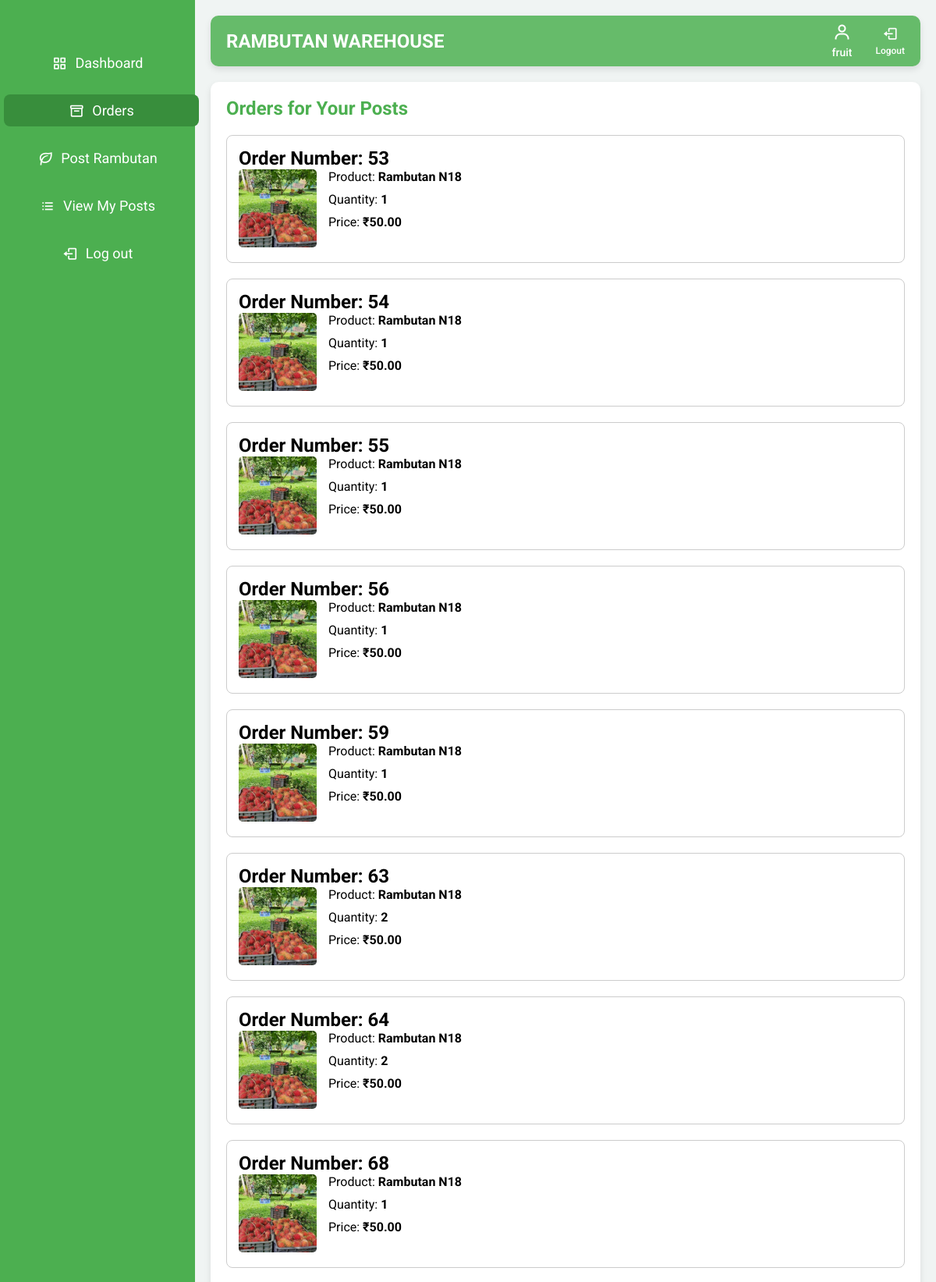
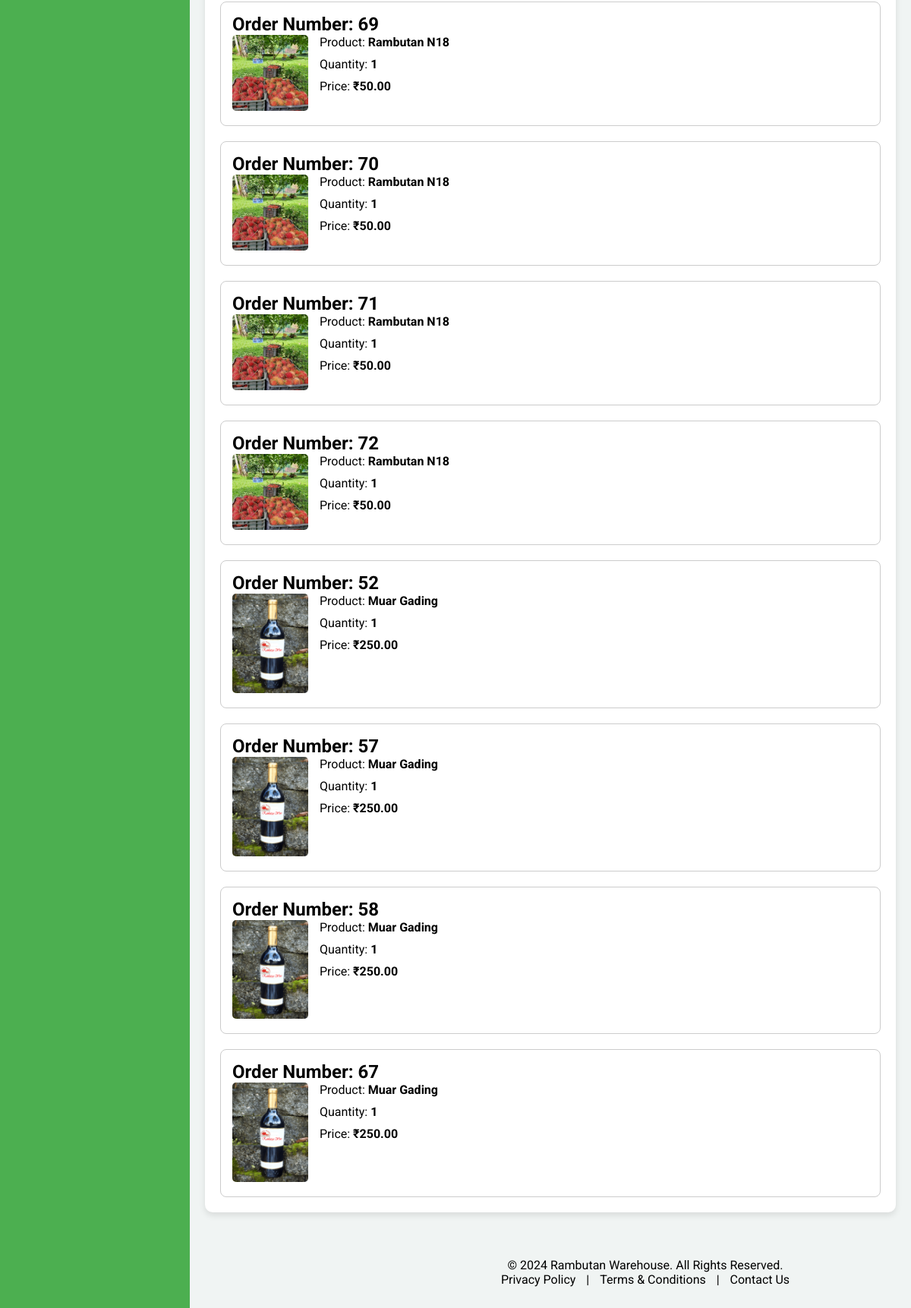
The app's page /farmer/orders/ (signed in) with its own data (2 pictures, top to bottom).
### warehouse/models.py (models this page shows, shortened)
class Registeruser(AbstractUser):
    username = models.EmailField(unique=True)
    name = models.CharField(max_length=50,default='noname')
    contact = models.CharField(max_length=250, blank=True)
    address = models.CharField(max_length=250, blank=True)
    place = models.CharField(max_length=100, blank=True)
    role = models.CharField(max_length=10, choices=ROLE_CHOICES)
    groups = models.ManyToManyField(
        Group,
        related_name='registeruser_set',  # Custom related_name
        blank=True,
        help_text='The groups this user belongs to. A user will get all permissions granted to each of their groups.'
    )
    user_permissions = models.ManyToManyField(
        Permission,
        related_name='registeruser_set',  # Custom related_name
        blank=True,
        help_text='Specific permissions for this user.'
    )

class OrderItem(models.Model):
    order = models.ForeignKey(Order, on_delete=models.CASCADE, related_name='items')
    rambutan_post = models.ForeignKey(RambutanPost, on_delete=models.CASCADE, related_name='items')
    quantity = models.PositiveIntegerField(default=1)
    price = models.DecimalField(max_digits=10, decimal_places=2)

class RambutanPost(models.Model):
    farmer = models.ForeignKey('FarmerDetails', on_delete=models.CASCADE, related_name='rambutan_posts')
    PRODUCT_CHOICES = sorted([
        ('Binjai', 'Binjai'),
        ('Caesar', 'Caesar'),
        ('E35', 'E35'),
        ('Hg Deli Baling', 'Hg Deli Baling'),
        ('Jarum Emas', 'Jarum Emas'),
        ('Maharlika', 'Maharlika'),
        ('Malwana', 'Malwana'),
        ('Muar Gading', 'Muar Gading'),
        ('Rambutan N18', 'Rambutan N18'),
        ('Rongrien', 'Rongrien'),
        ('School Boy', 'School Boy'),
        ('other', 'Other')  # 'Other' option placed last
    ], key=lambda x: (x[0] != 'other', x[0]))  # Ensures 'Other' is last
    product = models.CharField(max_length=255, choices=PRODUCT_CHOICES)
    CATEGORY_CHOICES = [
        ('fresh_fruit', 'Fresh Fruit'),
        ('juice', 'Juice'),
        ('pickle', 'Pickle'),
        ('wine', 'Wine'),
    ]
    category = models.CharField(max_length=20, choices=CATEGORY_CHOICES)
    quantity_type = models.CharField(max_length=10, choices=[('kg', 'Kilograms'), ('L', 'Litres')])
    quantity = models.PositiveIntegerField(default=1)
    quantity_left = models.PositiveIntegerField(default=0)
    price = models.DecimalField(max_digits=10, decimal_places=2)
    image = models.ImageField(upload_to='rambutan_images/')
    description = models.TextField()
    created_at = models.DateTimeField(auto_now_add=True)
    is_available = models.BooleanField(default=True)

### warehouse/views.py (the view)
# urls.py: path('farmer/orders/', views.farmer_orders, name='farmer_orders'),
@login_required
@cache_control(no_cache=True, must_revalidate=True, no_store=True)
def farmer_orders(request):
    farmer_details = get_object_or_404(FarmerDetails, user=request.user)
    farmer_posts = RambutanPost.objects.filter(farmer=farmer_details)
    order_items = OrderItem.objects.filter(rambutan_post__in=farmer_posts).select_related('order', 'rambutan_post')
    orders_by_number = {}
    for item in order_items:
        order_number = item.order.order_number
        if order_number not in orders_by_number:
            orders_by_number[order_number] = []
        orders_by_number[order_number].append(item)
    context = {
        'orders_by_number': orders_by_number,
    }
    return render(request, 'order_farmer.html', context)

### warehouse/templates/order_farmer.html (shortened to what this page needs)
{% load static %}
<!DOCTYPE html>
<html lang="en">
<head>
  <link href="https://unpkg.com/boxicons@2.0.7/css/boxicons.min.css" rel="stylesheet">
  <link href="https://cdn.jsdelivr.net/npm/sweetalert2@11/dist/sweetalert2.min.css" rel="stylesheet">
</head>
<body>
<div class="sidebar">
    <ul class="nav-links">
      <li>
        <a href="{% url 'farmer_dashboard' %}" >
          <i class='bx bx-grid-alt'></i>
          <span class="links_name">Dashboard</span>
        </a>
      </li>
      <li>
        <a href="{% url 'farmer_orders' %}" class="active">
          <i class='bx bx-box'></i>
          <span class="links_name">Orders</span>
        </a>
      </li>
      <li>
        <a href="{% url 'post_rambutan' %}">
          <i class='bx bx-leaf'></i>
          <span class="links_name">Post Rambutan</span>
        </a>
      </li>
      <li>
        <a href="{% url 'view_posts' %}">
          <i class='bx bx-list-ul'></i>
          <span class="links_name">View My Posts</span>
        </a>
      </li>
      <li class="log_out">
        <a href="{% url 'logout' %}">
          <i class='bx bx-log-out'></i>
          <span class="links_name">Log out</span>
        </a>
      </li>
    </ul>
  </div>
    <section class="home-section">
        <nav class="top-navbar">
            <div class="logo">
                <span class="logo-text">Rambutan Warehouse</span>
            </div>
            <ul class="nav-icons">
                <li class="user-profile">
                    <a href="#">
                        <i class='bx bx-user'></i>
                        <span class="icon-name">{{ user.name }}</span>
                    </a>
                </li>
                <li>
                    <a href="{% url 'logout' %}">
                        <i class='bx bx-log-out'></i>
                        <span class="icon-name">Logout</span>
                    </a>
                </li>
            </ul>
        </nav>
        <div class="home-content">
            <h1 class="order-header">Orders for Your Posts</h1>
            <div class="orders-container">
                {% for order_number, items in orders_by_number.items %}
                    <div class="order">
                        <h2>Order Number: {{ order_number }}</h2>
                        <div class="orders-container">
                            {% for item in items %}
                                <div class="order-item">
                                    <div class="image-container">
                                        <img src="{% if item.rambutan_post.image %}/media/{{ item.rambutan_post.image }}{% endif %}" alt="{{ item.rambutan_post.name }}">
                                    </div>
                                    <div class="order-details">
                                        <div>Product: <span>{{ item.rambutan_post.product }}</span></div>
                                        <div>Quantity: <span>{{ item.quantity }}</span></div>
                                        <div>Price: <span>₹{{ item.price }}</span></div>
                                    </div>
                                </div>
                            {% endfor %}
                        </div>
                    </div>
                {% empty %}
                    <p>No orders found.</p>
                {% endfor %}
            </div>
        </div>
  <footer>
    <p>&copy; 2024 Rambutan Warehouse. All Rights Reserved.</p>
    <a href="#">Privacy Policy</a> |
    <a href="#">Terms & Conditions</a> |
    <a href="#">Contact Us</a>
  </footer>
</section>
</body>
</html>

### warehouse/templates/order_farmer.html (style rules this page uses)
* { margin: 0; padding: 0; box-sizing: border-box; }
:root { --primary-color: #4CAF50; --secondary-color: #66BB6A; --accent-color: #388e3c; --light-bg: #f0f4f3; --dark-bg: #333; --text-color: #333; --white: #ffffff; --font-family: 'Roboto', sans-serif; --font-family-logo: 'Fredoka One', cursive; }
body { font-family: var(--font-family); background-color: var(--light-bg); display: flex; min-height: 100vh; }
.sidebar { background-color: var(--primary-color); width: 250px; position: fixed; top: 0; left: 0; height: 100%; padding-top: 40px; transition: width 0.3s ease; z-index: 1000; }
.sidebar ul { list-style: none; }
.sidebar ul li { margin: 20px 0; text-align: center; }
.sidebar ul li a { text-decoration: none; color: var(--white); font-size: 18px; display: flex; align-items: center; justify-content: center; padding: 10px 20px; border-radius: 8px; transition: background-color 0.3s, transform 0.3s; }
.sidebar ul li a:hover, .sidebar ul li a.active { background-color: var(--accent-color); transform: translateX(5px); }
.sidebar ul li a i { margin-right: 10px; font-size: 20px; }
.home-section { margin-left: 250px; padding: 20px; width: calc(100% - 250px); transition: margin-left 0.3s ease, width 0.3s ease; display: flex; flex-direction: column; min-height: 100vh; }
.top-navbar { background-color: var(--secondary-color); padding: 10px 20px; display: flex; justify-content: space-between; align-items: center; border-radius: 10px; box-shadow: 0 4px 8px rgba(0, 0, 0, 0.1); margin-bottom: 20px; }
.logo-text { font-size: 24px; color: white; font-weight: bold; text-transform: uppercase; }
.top-navbar ul.nav-icons { list-style: none; display: flex; gap: 30px; align-items: center; }
.top-navbar ul.nav-icons li a { text-decoration: none; color: var(--white); font-size: 20px; display: flex; flex-direction: column; align-items: center; transition: color 0.3s; position: relative; }
.top-navbar ul.nav-icons li a .icon-name { font-size: 12px; margin-top: 5px; font-weight: 500; }
.top-navbar ul.nav-icons li.user-profile a i { font-size: 24px; color: var(--white); }
.top-navbar ul.nav-icons li.user-profile a .icon-name { font-size: 14px; color: var(--white); }
.home-content { background-color: white; padding: 20px; border-radius: 10px; box-shadow: 0 4px 8px rgba(0, 0, 0, 0.1); }
.order-header { font-size: 24px; margin-bottom: 20px; color: #4CAF50; }
.orders-container { display: flex; flex-direction: column; gap: 20px; }
.order { background-color: #ffffff; padding: 15px; border: 1px solid #ccc; border-radius: 8px; }
.order-item { display: flex; flex-wrap: wrap; gap: 15px; }
.order-item img { width: 100px; height: auto; border-radius: 5px; }
.order-details { display: flex; flex-direction: column; gap: 10px; }
.order-details span { font-weight: bold; }
.order-details div { font-size: 16px; }
footer { width: calc(100% - 250px); margin-left: 250px; margin-top: 40px; padding: 20px; color: var(--black); text-align: center; border-radius: 10px; }
footer a { color: var(--black); text-decoration: none; margin: 0 10px; transition: color 0.3s; }

### records on screen
Registeruser: name "fruit"
OrderItem: order "53", rambutan_post.image (picture), rambutan_post.product "Rambutan N18", quantity "1", price "50.00"
OrderItem: order "54", rambutan_post.image (picture), rambutan_post.product "Rambutan N18", quantity "1", price "50.00"
OrderItem: order "55", rambutan_post.image (picture), rambutan_post.product "Rambutan N18", quantity "1", price "50.00"
OrderItem: order "56", rambutan_post.image (picture), rambutan_post.product "Rambutan N18", quantity "1", price "50.00"
OrderItem: order "59", rambutan_post.image (picture), rambutan_post.product "Rambutan N18", quantity "1", price "50.00"
OrderItem: order "63", rambutan_post.image (picture), rambutan_post.product "Rambutan N18", quantity "2", price "50.00"
OrderItem: order "64", rambutan_post.image (picture), rambutan_post.product "Rambutan N18", quantity "2", price "50.00"
OrderItem: order "68", rambutan_post.image (picture), rambutan_post.product "Rambutan N18", quantity "1", price "50.00"
OrderItem: order "69", rambutan_post.image (picture), rambutan_post.product "Rambutan N18", quantity "1", price "50.00"
OrderItem: order "70", rambutan_post.image (picture), rambutan_post.product "Rambutan N18", quantity "1", price "50.00"
OrderItem: order "71", rambutan_post.image (picture), rambutan_post.product "Rambutan N18", quantity "1", price "50.00"
OrderItem: order "72", rambutan_post.image (picture), rambutan_post.product "Rambutan N18", quantity "1", price "50.00"
OrderItem: order "52", rambutan_post.image (picture), rambutan_post.product "Muar Gading", quantity "1", price "250.00"
OrderItem: order "57", rambutan_post.image (picture), rambutan_post.product "Muar Gading", quantity "1", price "250.00"
OrderItem: order "58", rambutan_post.image (picture), rambutan_post.product "Muar Gading", quantity "1", price "250.00"
OrderItem: order "67", rambutan_post.image (picture), rambutan_post.product "Muar Gading", quantity "1", price "250.00"
